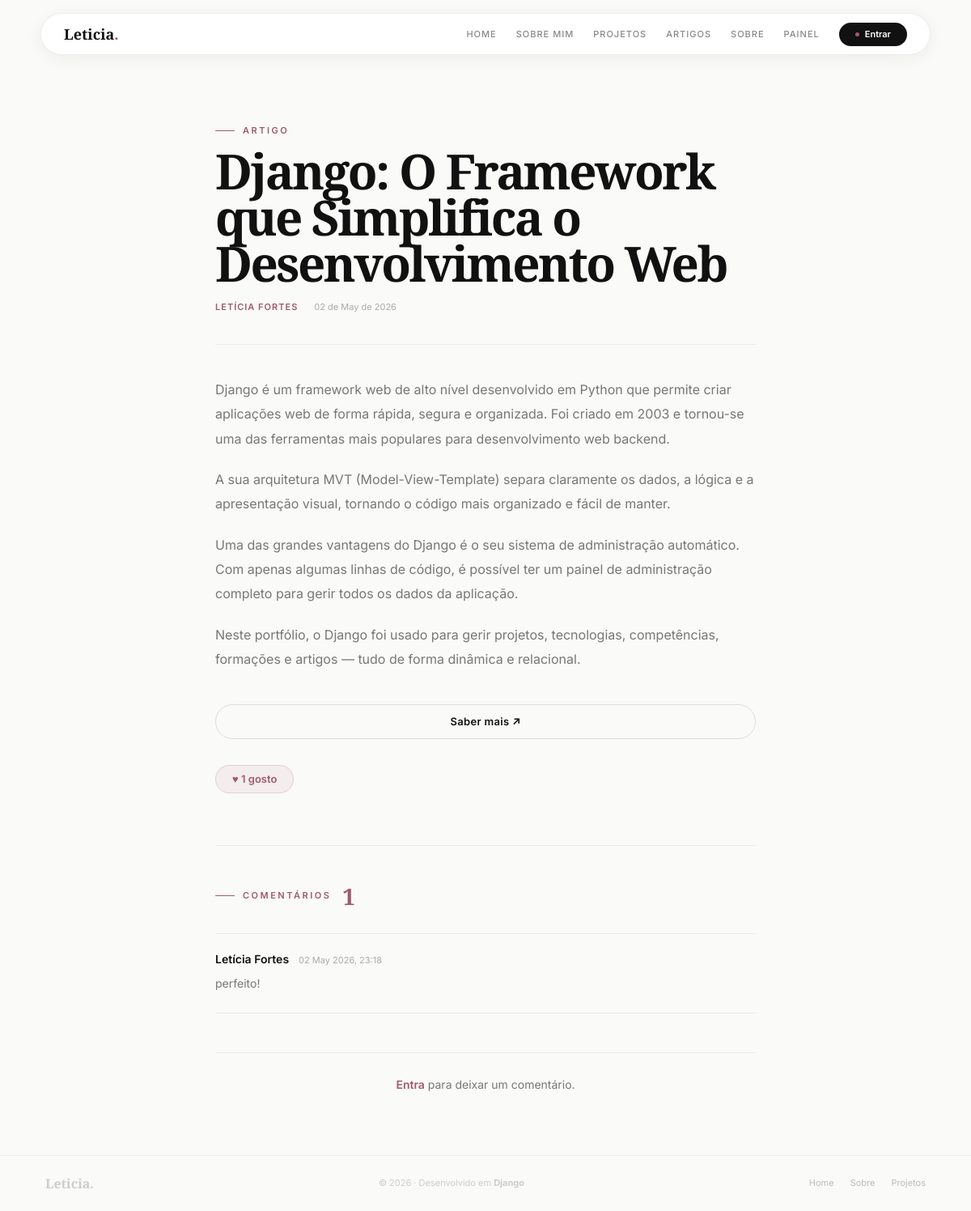
The app's page /artigos/1/ with its own data.
### artigos/models.py (models this page shows, shortened)
class Artigo(models.Model):
    titulo      = models.CharField(max_length=200)
    texto       = models.TextField()
    fotografia  = models.ImageField(upload_to='artigos/', blank=True, null=True)
    link_externo = models.URLField(blank=True, null=True)
    data_criacao = models.DateTimeField(auto_now_add=True)
    autor       = models.ForeignKey(User, on_delete=models.CASCADE, related_name='artigos')
    class Meta:
        ordering = ['-data_criacao']
        verbose_name = "Artigo"
        verbose_name_plural = "Artigos"
    def total_likes(self):
        return self.likes.count()
    def total_comentarios(self):
        return self.comentarios.count()

class Comentario(models.Model):
    artigo     = models.ForeignKey(Artigo, on_delete=models.CASCADE, related_name='comentarios')
    autor      = models.ForeignKey(User, on_delete=models.CASCADE, related_name='comentarios')
    texto      = models.TextField()
    data       = models.DateTimeField(auto_now_add=True)
    class Meta:
        ordering = ['data']
        verbose_name = "Comentário"
        verbose_name_plural = "Comentários"

### artigos/views.py (the view, shortened to what this page needs)
# urls.py: path('<int:artigo_id>/',           views.artigo_detail_view,  name='artigo_detail'),
def artigo_detail_view(request, artigo_id):
    artigo = get_object_or_404(Artigo, pk=artigo_id)
    comentarios = artigo.comentarios.select_related('autor').all()
    form_comentario = ComentarioForm()
    context = {
        'artigo':          artigo,
        'comentarios':     comentarios,
        'form_comentario': form_comentario,
    }
    return render(request, 'artigos/artigo_detail.html', context)

### artigos/templates/artigos/artigo_detail.html (shortened to what this page needs)
{% extends "portfolioPWEB/base.html" %}
{% block content %}
<article class="artigo-detalhe">
    <div class="artigo-detalhe-header">
        <div class="section-label">Artigo</div>
        <h1 class="artigo-detalhe-titulo">{{ artigo.titulo }}</h1>
        <div class="artigo-detalhe-meta">
            <span class="artigo-autor">{{ artigo.autor.get_full_name|default:artigo.autor.username }}</span>
            <span class="artigo-data">{{ artigo.data_criacao|date:"d \d\e M \d\e Y" }}</span>
        </div>
    </div>
    <div class="artigo-detalhe-corpo">
        <div class="artigo-detalhe-texto">
            {{ artigo.texto|linebreaks }}
        </div>
        {% if artigo.link_externo %}
        <a href="{{ artigo.link_externo }}" target="_blank" rel="noopener" class="btn btn-outline" style="margin-top:8px">
            Saber mais ↗
        </a>
        {% endif %}
        <div class="artigo-like-section">
            <a href="{% url 'artigo_like' artigo_id=artigo.pk %}" class="artigo-like-big">
                ♥ {{ artigo.total_likes }} {% if artigo.total_likes == 1 %}gosto{% else %}gostos{% endif %}
            </a>
        </div>
    </div>
</article>
<section class="artigo-comentarios">
    <div class="artigo-coment-titulo">
        <span class="section-label">Comentários</span>
        <span class="artigo-coment-count">{{ artigo.total_comentarios }}</span>
    </div>
    <div class="artigo-coment-lista">
        {% for c in comentarios %}
        <div class="artigo-coment-item">
            <div class="artigo-coment-header">
                <strong>{{ c.autor.get_full_name|default:c.autor.username }}</strong>
                <span class="artigo-data">{{ c.data|date:"d M Y, H:i" }}</span>
            </div>
            <div class="artigo-coment-texto">{{ c.texto|linebreaks }}</div>
        </div>
        {% empty %}
        <p class="artigo-coment-empty">Ainda não há comentários. Sê a primeira!</p>
        {% endfor %}
    </div>
    {% if request.user.is_authenticated %}
    <div class="artigo-coment-form">
        <p class="artigo-coment-form-titulo">Deixa um comentário</p>
        <form method="POST" class="styled-form">
            {% csrf_token %}
            {{ form_comentario.as_p }}
            <button type="submit" class="btn btn-primary">Publicar comentário</button>
        </form>
    </div>
    {% else %}
    <div class="artigo-coment-login">
        <p><a href="{% url 'login' %}">Entra</a> para deixar um comentário.</p>
    </div>
    {% endif %}
</section>
{% endblock %}

### portfolioPWEB/static/portfolioPWEB/styles.css (style rules this page uses)
:root { --bg: #fafaf8; --bg-warm: #f5f0ea; --white: #ffffff; --text: #111111; --muted: #777777; --subtle: #aaaaaa; --line: #ebebeb; --line-soft: rgba(0,0,0,0.07); --rose: #9f5a70; --rose-light: #c88495; --rose-bg: rgba(159,90,112,0.08); --rose-border: rgba(159,90,112,0.20); --shadow-sm: 0 4px 20px rgba(0,0,0,0.06); --shadow-md: 0 8px 32px rgba(0,0,0,0.08); --shadow-lg: 0 24px 60px rgba(0,0,0,0.10); --shadow-rose: 0 12px 32px rgba(159,90,112,0.25); --r-sm: 10px; --r-md: 16px; --r-lg: 22px; --r-xl: 30px; --r-full: 999px; --font-title: 'Playfair Display', Georgia, serif; --font-body: 'Inter', system-ui, sans-serif; }
*, *::before, *::after { box-sizing: border-box; margin: 0; padding: 0; }
html { scroll-behavior: smooth; }
body { font-family: var(--font-body); background: var(--bg); color: var(--text); min-height: 100vh; overflow-x: hidden; line-height: 1; }
a { text-decoration: none; color: inherit; }
.btn, .btn-primary, .btn-outline, .btn-ghost, .btn-danger { display: inline-flex; align-items: center; justify-content: center; gap: 8px; padding: 14px 32px; border-radius: var(--r-full); border: none; font-family: var(--font-body); font-size: 13px; font-weight: 600; letter-spacing: .3px; cursor: pointer; text-decoration: none; transition: all .3s; white-space: nowrap; }
.btn-outline { color: var(--text); background: transparent; border: 1.5px solid #ddd; }
.section-label { display: inline-flex; align-items: center; gap: 10px; font-size: 11px; font-weight: 600; letter-spacing: 2.5px; text-transform: uppercase; color: var(--rose); }
.section-label::before { content: ''; display: block; width: 24px; height: 1.5px; background: var(--rose); border-radius: 1px; }
.artigo-autor { font-size: 11px; font-weight: 600; letter-spacing: 1px; text-transform: uppercase; color: var(--rose); }
.artigo-data { font-size: 11px; color: var(--subtle); }
.artigo-coment-count { font-size: 12px; color: var(--subtle); }
.artigo-detalhe { max-width: 780px; margin: 0 auto; padding: 64px 56px 0; }
.artigo-detalhe-header { padding-bottom: 40px; border-bottom: 1px solid var(--line); margin-bottom: 40px; }
.artigo-detalhe-titulo { font-family: var(--font-title); font-size: clamp(36px, 5vw, 64px); font-weight: 700; line-height: .95; letter-spacing: -2.5px; color: var(--text); margin: 16px 0 20px; }
.artigo-detalhe-meta { display: flex; align-items: center; gap: 20px; flex-wrap: wrap; }
.artigo-detalhe-corpo { display: flex; flex-direction: column; gap: 32px; padding-bottom: 64px; border-bottom: 1px solid var(--line); }
.artigo-detalhe-texto { font-size: 16px; line-height: 1.9; color: var(--muted); }
.artigo-detalhe-texto p { margin-bottom: 20px; }
.artigo-detalhe-texto p:last-child { margin-bottom: 0; }
.artigo-like-section { display: flex; align-items: center; }
.artigo-like-big { display: inline-flex; align-items: center; gap: 8px; font-size: 13px; font-weight: 600; color: var(--rose); background: var(--rose-bg); border: 1px solid var(--rose-border); padding: 10px 20px; border-radius: var(--r-full); transition: background .2s; }
.artigo-comentarios { max-width: 780px; margin: 0 auto; padding: 48px 56px 80px; }
.artigo-coment-titulo { display: flex; align-items: center; gap: 14px; margin-bottom: 32px; }
.artigo-coment-count { font-family: var(--font-title); font-size: 28px; font-weight: 700; color: var(--rose); letter-spacing: -1px; }
.artigo-coment-lista { display: flex; flex-direction: column; gap: 0; margin-bottom: 48px; }
.artigo-coment-item { padding: 24px 0; border-bottom: 1px solid var(--line); }
.artigo-coment-item:first-child { border-top: 1px solid var(--line); }
.artigo-coment-header { display: flex; align-items: baseline; gap: 12px; margin-bottom: 10px; }
.artigo-coment-header strong { font-size: 14px; font-weight: 600; color: var(--text); }
.artigo-coment-texto { font-size: 14px; line-height: 1.8; color: var(--muted); }
.artigo-coment-texto p { margin-bottom: 8px; }
.artigo-coment-texto p:last-child { margin-bottom: 0; }
.artigo-coment-login { border-top: 1px solid var(--line); padding-top: 32px; text-align: center; font-size: 14px; color: var(--muted); }
.artigo-coment-login a { color: var(--rose); font-weight: 600; }

### records on screen
Artigo: titulo "Django: O Framework que Simplifica o Desenvolvimento Web", autor.get_full_name "LETÍCIA FORTES", data_criacao "02 de May de 2026", texto "Django é um framework web de alto nível desenvolvido em Python que permite criar aplicações web de forma rápida, segura e organizada. Foi criado em 2003 e tornou-se uma das ferramentas mais populares para desenvolvimento web backend. A sua arquitetura MVT (Model-View-Template) separa claramente os dados, a lógica e a apresentação visual, tornando o código mais organizado e fácil de manter. Uma das grandes vantagens do Django é o seu sistema de administração automático. Com apenas algumas linhas de código, é possível ter um painel de administração completo para gerir todos os dados da aplicação. Neste portfólio, o Django foi usado para gerir projetos, tecnologias, competências, formações e…", total_likes "1", total_comentarios "1"
Comentario: autor.get_full_name "Letícia Fortes", data "02 May 2026, 23:18", texto "perfeito!"
